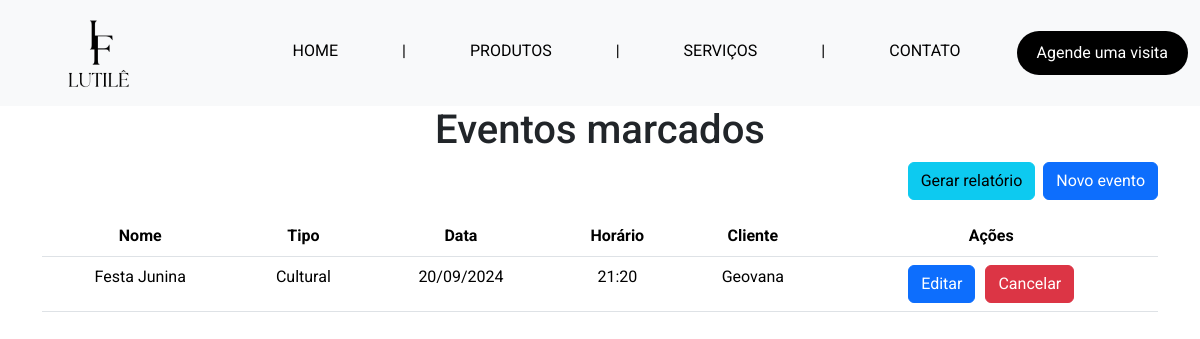
Page /admin/eventos on the earlier database version.
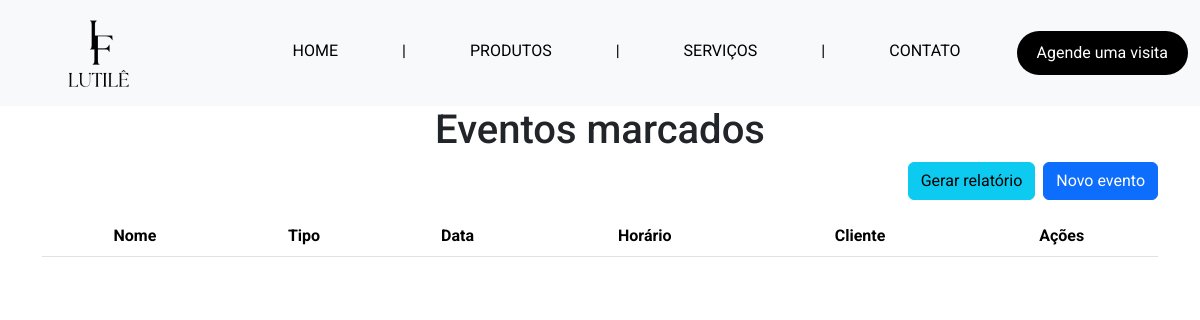
Same page on the later database version.
### tables this page shows
CREATE TABLE `evento` (
  `data` DATE NOT NULL,
  `horario` VARCHAR(45) NOT NULL,
  `nome_evento` VARCHAR(50) NOT NULL,
  `tipo` VARCHAR(45) NOT NULL,
  `cliente_cpf` VARCHAR(11) NOT NULL,
  PRIMARY KEY (`data`, `horario`),
  FOREIGN KEY (`cliente_cpf`)
    REFERENCES `cliente` (`cpf`)
    ON DELETE CASCADE
    ON UPDATE RESTRICT
);

CREATE TABLE `cliente` (
  `cpf` VARCHAR(11) NOT NULL,
  `nome_cliente` VARCHAR(100) NOT NULL,
  `celular` VARCHAR(14) NOT NULL,
  `endereco` VARCHAR(100) NOT NULL,
  PRIMARY KEY (`cpf`)
);

### app.py (the view)
@app.route('/admin/eventos', methods=['GET'])
def eventos_admin():
    with get_connection() as conn:
        cursor = conn.cursor()
        cursor.execute('SELECT * FROM evento JOIN cliente ON evento.cliente_cpf = cliente.cpf')
        eventos = cursor.fetchall()
    return render_template('html/pages/admin/eventos-admin.html', eventos=eventos)

### app.py (called while the page is built)
def get_connection():
    return sqlite3.connect('instance/salao_festas.db')

def format_datetime(value, format='%d/%m/%Y'):
    if value is None:
        return ""
    try:
        date_obj = datetime.strptime(value, '%Y-%m-%d')
        return date_obj.strftime(format)
    except ValueError:
        return value  # Return the original value if parsing fails

@app.context_processor
def inject_active():
    def is_active(endpoint): #recebe o endpoint (rota) e verifica se é igual o endpoint atual, se for ele retorna a classeactive, se não retorna vazio
        return 'active' if request.endpoint == endpoint else ''
    return dict(is_active=is_active)

### templates/html/pages/admin/eventos-admin.html (shortened to what this page needs)
{% extends "base.html" %}
{% block content %}
<h1 class="text-center">Eventos marcados</h1>
<div class="container d-flex flex-column align-items-center">
    <div class="w-100 d-flex justify-content-end mb-3">
      <a href="{{ url_for('gerar_relatorio_eventos') }}" class="btn btn-info me-2">Gerar relatório</a>
      <a href="{{ url_for('novo_evento') }}" class="btn btn-primary">Novo evento</a>
      </div>
    <table class="table table">
        <thead>
          <tr>
            <th scope="col" class="text-center">Nome</th>
            <th scope="col" class="text-center">Tipo</th>
            <th scope="col" class="text-center">Data</th>
            <th scope="col" class="text-center">Horário</th>
            <th scope="col" class="text-center">Cliente</th>
            <th scope="col" class="text-center">Ações</th>
          </tr>
        </thead>
        <tbody>
          {% for evento in eventos %}
          <tr>
              <td class="text-center">{{ evento[2] }}</td>
              <td class="text-center">{{ evento[3] }}</td>
              <td class="text-center">{{ evento[0] | datetime('%d/%m/%Y') }}</td>
              <td class="text-center">{{ evento[1] }}</td>
              <td class="text-center">{{ evento[6] }}</td>
              <td class="text-center">
                <div style="display: flex; justify-content: center; gap: 10px;">
                  <form action="{{ url_for('editar_evento', data=evento[0], horario=evento[1]) }}" method="GET">
                    <button type="submit" class="btn btn-primary">Editar</button>
                  </form>
                  <form action="{{ url_for('deletar_evento', data=evento[0], horario=evento[1]) }}" method="POST" onsubmit="return confirmCancel('{{ evento[2] }}')">
                    <button type="submit" class="btn btn-danger">Cancelar</button>
                  </form>
                </div>
              </td>
          </tr>
          {% endfor %}
        </tbody>
      </table>
</div>
{% endblock %}

Differences in the rows shown:
removed evento: nome_evento "Festa Junina", tipo "Cultural", data "20/09/2024", horario "21:20", nome_cliente "Geovana"
